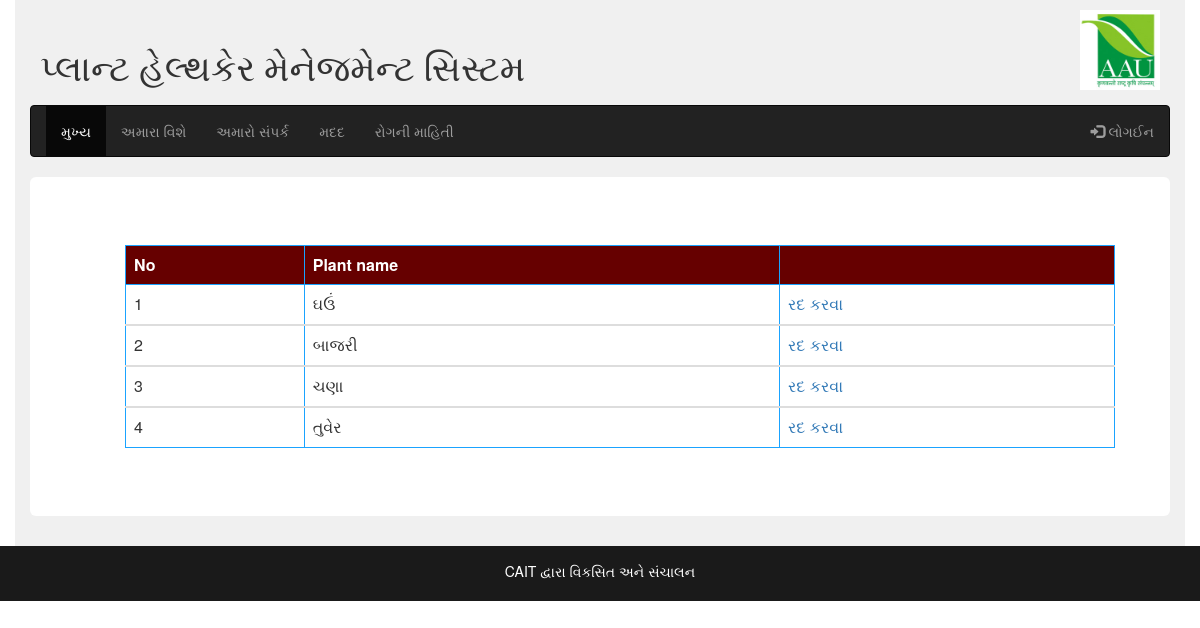
/fetch_pname.php, run on the app's committed database.
### tables this page shows
CREATE TABLE IF NOT EXISTS `plantname` (
`p_id` int(10) NOT NULL,
  `p_name` varchar(20) NOT NULL,
  `type_id` int(10) NOT NULL
);

### fetch_pname.php (the view, shortened to what this page needs)
<?php
			include "webpage_header.php";
			echo"<div class='container-fluid'>";
			$qr="select * from  plantname";
			$qry=mysql_query($qr);
			$count=0;
			  echo"<table class='table table-bordered'>";
		   echo"<thead style='background-color:#660000;color:#ffffff;'><tr><th>No</th><th>Plant name</th><th></th></tr></thead>";
		   while($ar=mysql_fetch_assoc($qry))
			  {
			  	$count++;
				echo"<tbody><tr>";
				echo"<td>".$count."</td>";
				echo"<td>".$ar["p_name"]."</td>";
				echo "<td><a href='delete_name.php?no=".$ar["p_id"]."'  onclick='return check();'>રદ કરવા</a></td>";
				echo"</tr></tbody>";
			  }
			  echo"</table>";
			  echo"</div>";
?>
</div>
<?php
		include"webpage_footer.php";
?>

### fetch_pname.php (style rules this page uses)
table.table-bordered { border:1px solid #1aa3ff; margin-top:20px; margin-left:20px; margin-right:20px; }
table.table-bordered > thead > tr > th { border:1px solid #1aa3ff; }
table.table-bordered > tbody > tr > td { border:1px solid #1aa3ff; }

### data on the page
plantname: p_name "ઘઉં"
plantname: p_name "બાજરી"
plantname: p_name "ચણા"
plantname: p_name "તુવેર"
